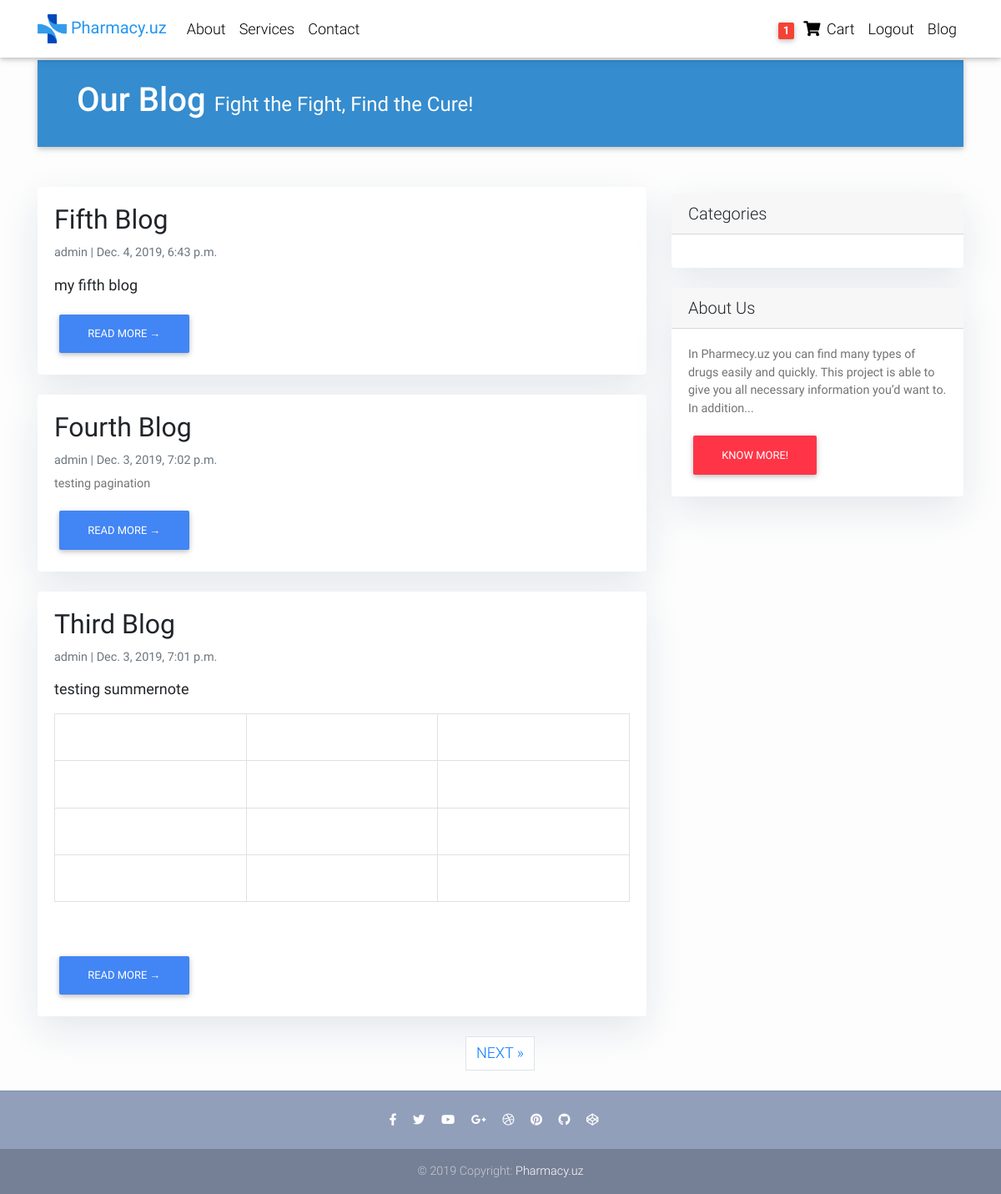
Page /blog/ (signed in) on the earlier database version.
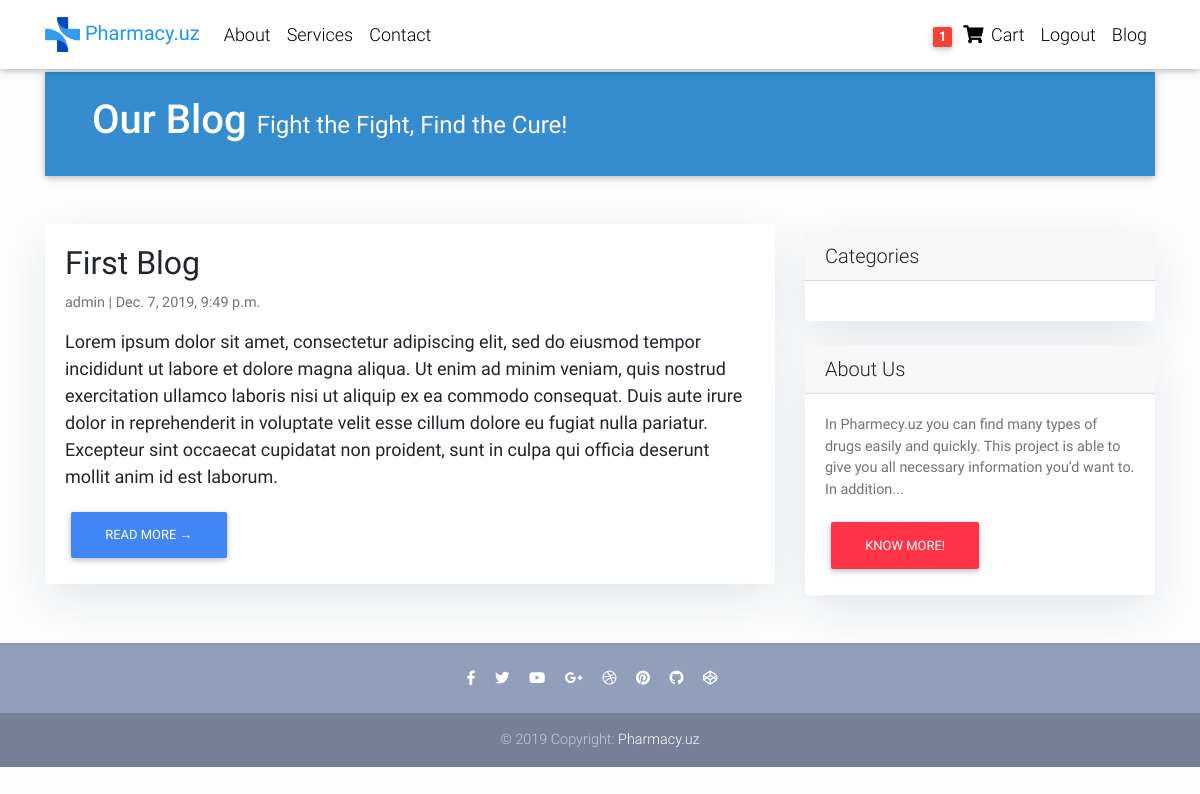
Same page on the later database version.
### blog/models.py (models this page shows, shortened)
class Post(models.Model):
    category = models.ForeignKey(
        PostCategory, on_delete=models.CASCADE, related_name='posts')
    title = models.CharField(max_length=200, unique=True)
    slug = models.SlugField(max_length=200, unique=True)
    author = models.ForeignKey(
        User, on_delete=models.CASCADE)
    updated_on = models.DateTimeField(auto_now=True)
    content = RichTextUploadingField()
    created_on = models.DateTimeField(auto_now_add=True)
    status = models.IntegerField(choices=STATUS, default=0)
    objects = PostManager()
    class Meta:
        ordering = ['-created_on']

### blog/views.py (the view)
# urls.py: path('', PostList.as_view(), name='allblogs'),
class PostList(generic.ListView):
    queryset = Post.objects.filter(status=1).order_by('-created_on')
    template_name = 'blog/allblogs.html'
    paginate_by = 3

### core/templatetags/cart_template_tags.py (called while the page is built)
@register.filter
def cart_item_count(user):
    if user.is_authenticated:
        qs = Order.objects.filter(user=user, ordered=False)
        if qs.exists():
            return qs[0].items.count()
    return 0

### templates/blog/allblogs.html (shortened to what this page needs)
{% extends 'base.html' %}
{% load static %}
{% block content %}
<div class="container">
    <div class="jumbotron jumbotron-sm">
        <div class="container">
            <div class="row">
                <div class="col-sm-12 col-lg-12">
                    <h1 class="h1">
                        Our Blog <small>Fight the Fight, Find the Cure!</small></h1>
                </div>
            </div>
        </div>
    </div>
    <div class="row">
        <div class="col-md-8 mt-3 left">
            {% for post in post_list %}
            <div class="card mb-4">
                <div class="card-body">
                    <h2 class="card-title">{{ post.title|title }}</h2>
                    <p class="card-text text-muted h6">{{ post.author }} | {{ post.created_on}} </p>
                    <p class="card-text">{{ post.content | safe}}</p>
                    <a href="{% url 'blog:post_detail' post.slug  %}" class="btn btn-primary">Read More &rarr;</a>
                </div>
            </div>
            {% endfor %}
        </div>
        {% block sidebar %}
        {% include 'blog/sidebar.html' %}
        {% endblock sidebar %}
    </div>
    {% if is_paginated %}
    <ul class="pagination justify-content-center">
        {% if page_obj.has_next %}
        <li><a href="?page={{ page_obj.next_page_number }}" class="page-link"> NEXT &raquo;</a></li>
        {% endif %}
    </ul>
    {% endif %}
</div>
{% endblock content %}

Differences in the rows shown:
removed Post: title "Fifth Blog", author "admin", created_on "Dec. 4, 2019, 6:43 p.m.", content "my fifth blog"
removed Post: title "Fourth Blog", author "admin", created_on "Dec. 3, 2019, 7:02 p.m.", content "testing pagination"
removed Post: title "Third Blog", author "admin", created_on "Dec. 3, 2019, 7:01 p.m.", content "testing summernote"
now on this page (row edited): Post: title "First Blog", author "admin", created_on "Dec. 7, 2019, 9:49 p.m.", content "Lorem ipsum dolor sit amet, consectetur adipiscing elit, sed do eiusmod tempor incididunt ut labore et dolore magna aliqua. Ut enim ad minim veniam, quis nostrud exercitation ullamco laboris nisi ut aliquip ex ea commodo consequat. Duis aute irure dolor in reprehenderit in voluptate velit esse cillum dolore eu fugiat nulla pariatur. Excepteur sint occaecat cupidatat non proident, sunt in culpa qui officia deserunt mollit anim id est laborum."
Other differences:
text no longer shown: "NEXT »"
